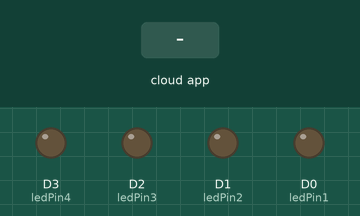
The sketch below on a simulated ESP8266 (NodeMCU). Parts: output pins drawn as LEDs (lit = HIGH). The inputs (shaded band) are chosen by the test bench. WiFi joins after 1.5 s; servers stay silent unless stated.

Above: at 2.7 s.
2.8 s: the phone or cloud app sets led1 to 1
At 3.8 s:
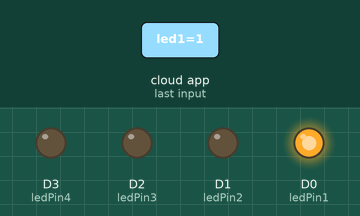
5.8 s: the phone or cloud app sets rele1 to 1
At 7.8 s:
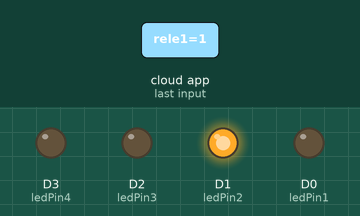
8.8 s: the phone or cloud app sets rele2 to 1
At 9.6 s:
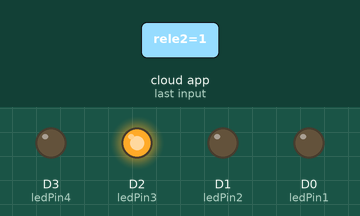
Timing chart, 0 to 17.5 s (numbered marks = the images above; inputs shaded):
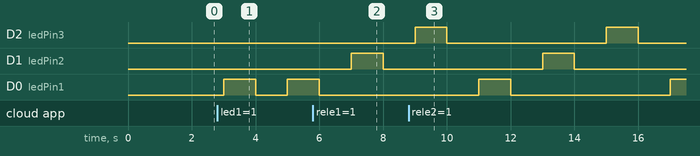

The sketch:

Untitled_dec09a.ino
```cpp
#include "arduino_secrets.h"
/*
  Sketch generated by the Arduino IoT Cloud Thing "Untitled"
  https://create.arduino.cc/cloud/things/f6baa900-4b88-4df6-905b-72b5cf353f18

  Arduino IoT Cloud Variables description

  The following variables are automatically generated and updated when changes are made to the Thing

  bool led1;
  bool rele1;
  bool rele2;
  bool rele3;

  Variables which are marked as READ/WRITE in the Cloud Thing will also have functions
  which are called when their values are changed from the Dashboard.
  These functions are generated with the Thing and added at the end of this sketch.
*/

#include "thingProperties.h"

const int ledPin1 = D0;
const int ledPin2 = D1;
const int ledPin3 = D2;
const int ledPin4 = D3;

void setup() {
  pinMode(ledPin1, OUTPUT);
  pinMode(ledPin2, OUTPUT);
  pinMode(ledPin3, OUTPUT);
  pinMode(ledPin4, OUTPUT);

  Serial.begin(9600);
  delay(1500);

  // Defined in thingProperties.h
  initProperties();

  // Connect to Arduino IoT Cloud
  ArduinoCloud.begin(ArduinoIoTPreferredConnection);

  setDebugMessageLevel(2);
  ArduinoCloud.printDebugInfo();
}

void loop() {
  ArduinoCloud.update();

  onLed1Change();
  onRele1Change();
  onRele2Change();
  onRele3Change();
}

void onLed1Change()  {
  if (led1) {
    digitalWrite(ledPin1, HIGH); // Ligue o LED
    delay(1000); // Aguarde 1 segundo
    digitalWrite(ledPin1, LOW); // Desligue o LED
    delay(1000); // Aguarde 1 segundo
  } else {
    digitalWrite(ledPin1, LOW); // Desligue o LED
  }
}

void onRele1Change()  {
  if (rele1) {
    digitalWrite(ledPin2, HIGH); // Ligue o LED
    delay(1000); // Aguarde 1 segundo
    digitalWrite(ledPin2, LOW); // Desligue o LED
    delay(1000); // Aguarde 1 segundo
  } else {
    digitalWrite(ledPin2, LOW); // Desligue o LED
  }
}

void onRele2Change()  {
  if (rele2) {
    digitalWrite(ledPin3, HIGH); // Ligue o LED
    delay(1000); // Aguarde 1 segundo
    digitalWrite(ledPin3, LOW); // Desligue o LED
    delay(1000); // Aguarde 1 segundo
  } else {
    digitalWrite(ledPin3, LOW); // Desligue o LED
  }
}

void onRele3Change()  {
  if (rele3) {
    digitalWrite(ledPin4, HIGH); // Ligue o LED
    delay(1000); // Aguarde 1 segundo
    digitalWrite(ledPin4, LOW); // Desligue o LED
    delay(1000); // Aguarde 1 segundo
  } else {
    digitalWrite(ledPin4, LOW); // Desligue o LED
  }
}
```

Measured:
- after the input at 2.8 s, D0 (ledPin1): LOW → HIGH after 0.20 s, → LOW 1.0 s later, → HIGH 1.0 s later
- after the input at 5.8 s, D1 (ledPin2): LOW → HIGH after 1.2 s, → LOW 1.0 s later; D0 (ledPin1): goes on until 6.0 s, then stays LOW
- after the input at 8.8 s, D2 (ledPin3): alternates HIGH for 1.0 s and LOW for 5.0 s, starting after 0.20 s
